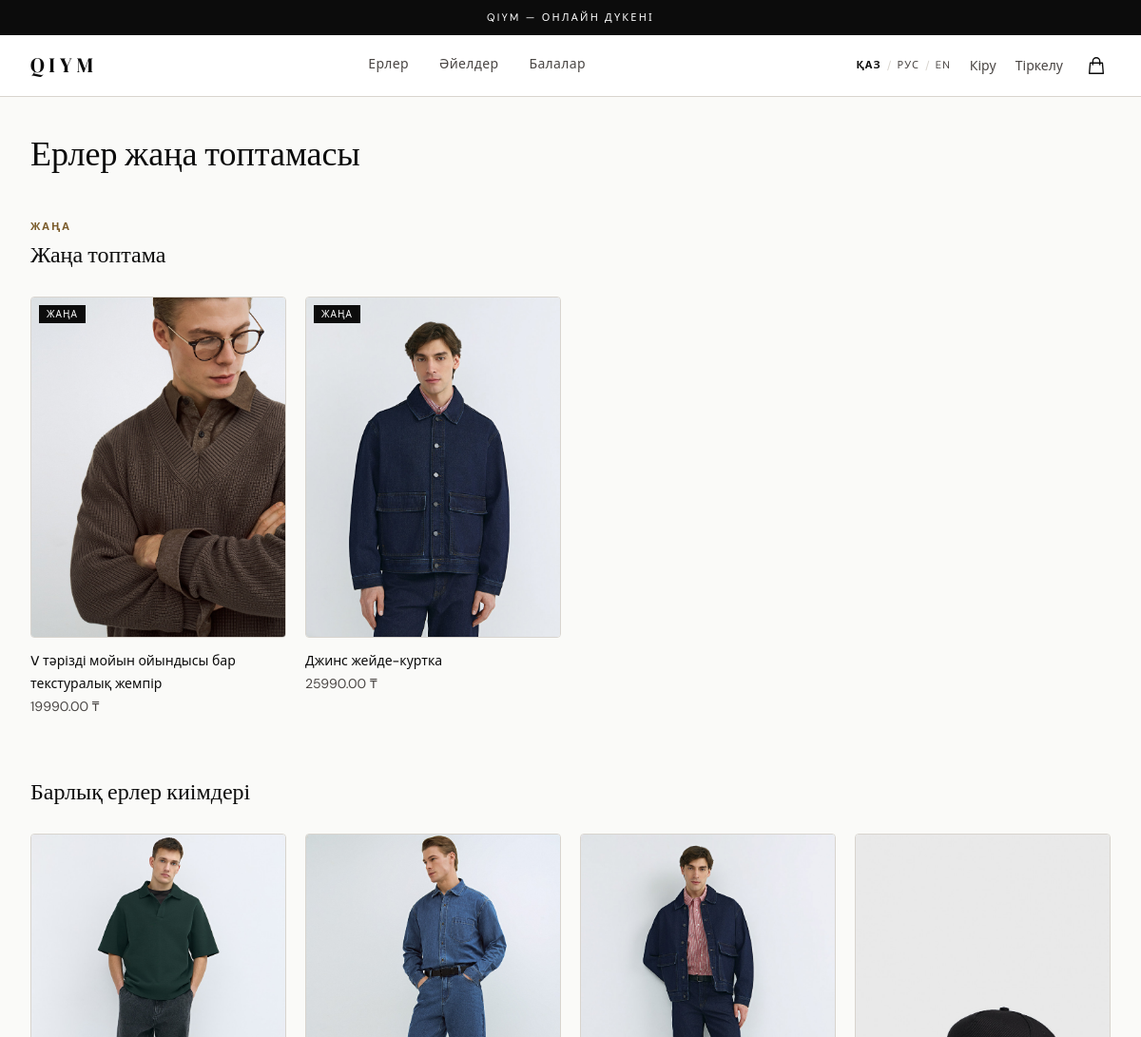
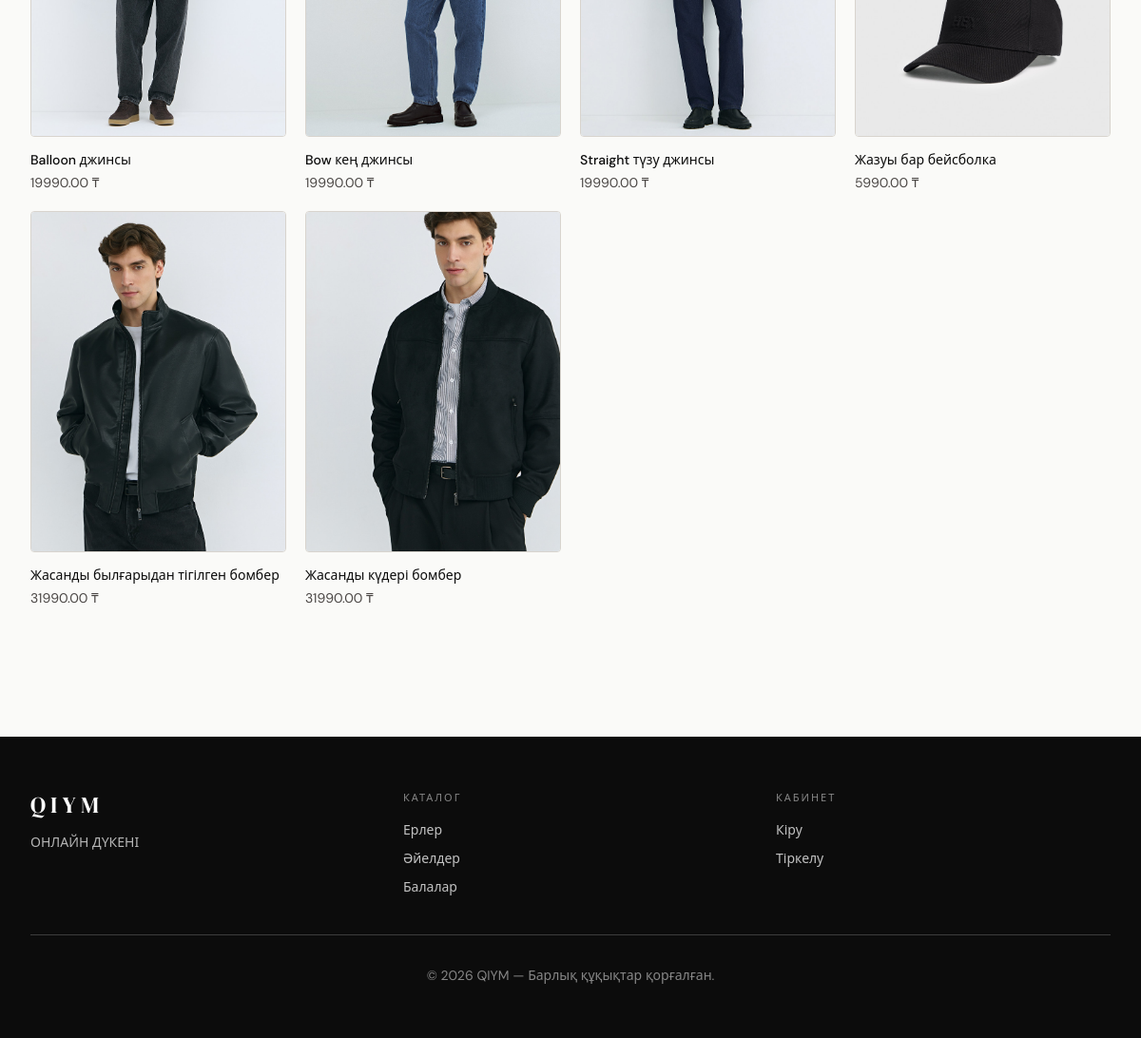
Page /collection/new/erler/ on the committed database (2 pictures, top to bottom).
### shop/models.py (models this page shows, shortened)
class Category(models.Model):
    name = models.CharField(max_length=50, verbose_name="Атауы")
    slug = models.SlugField(unique=True, verbose_name="Сілтеме")
    class Meta:
        verbose_name = "Санат"
        verbose_name_plural = "Санаттар"

class Product(models.Model):
    category = models.ForeignKey(Category, on_delete=models.CASCADE, related_name='products', verbose_name="Санаты")
    name = models.CharField(max_length=200, verbose_name="Атауы")
    description = models.TextField(verbose_name="Сипаттамасы")
    price = models.DecimalField(max_digits=10, decimal_places=2, verbose_name="Бағасы")
    image = models.ImageField(upload_to='products/', verbose_name="Суреті")
    is_new_collection = models.BooleanField(default=False, verbose_name="Жаңа топтама")
    created_at = models.DateTimeField(auto_now_add=True)
    updated_at = models.DateTimeField(auto_now=True)
    class Meta:
        verbose_name = "Киім"
        verbose_name_plural = "Киімдер"

### shop/views.py (the view)
# urls.py: path('collection/new/<slug:category_slug>/', views.category_new_collection, name='category_new_collection'),
def category_new_collection(request, category_slug):
    category = get_object_or_404(Category, slug=category_slug)
    new_products = Product.objects.filter(category=category, is_new_collection=True)
    regular_products = Product.objects.filter(category=category, is_new_collection=False)
    context = {
        'category': category,
        'new_products': new_products,
        'regular_products': regular_products,
    }
    return render(request, 'shop/category_new_collection.html', context)

### shop/context_processors.py (called while the page is built)
def site_context(request):
    categories = Category.objects.all()
    banners = Banner.objects.filter(is_active=True)
    return {
        'categories': categories,
        'banners': banners,
        'current_language': get_language(),
    }

### shop/json_translations.py (called while the page is built)
def _load():
    if _cache:
        return
    base = os.path.join(os.path.dirname(os.path.dirname(__file__)), 'translations')
    for lang in ('kk', 'en', 'ru'):
        with open(os.path.join(base, f'{lang}.json'), encoding='utf-8') as f:
            _cache[lang] = json.load(f)

def t(key, **kwargs):
    _load()
    lang = (get_language() or 'kk')[:2]
    if lang not in _cache:
        lang = 'kk'
    value = _cache[lang].get(key) or _cache['kk'].get(key, key)
    return value.format(**kwargs) if kwargs else value

### shop/templatetags/i18n_tags.py (called while the page is built)
@register.simple_tag
def translate(key, **kwargs):
    return _t(key, **kwargs)

### templates/shop/category_new_collection.html (shortened to what this page needs)
{% extends 'shop/base.html' %}
{% load static %}
{% load i18n_tags %}
{% block content %}
<div class="max-w-7xl mx-auto px-4 lg:px-8 py-10">
    <h1 class="font-serif text-4xl text-q-black mb-12">{% translate "cat_new.heading" cat=category.name %}</h1>
    {% if new_products %}
    <section class="mb-16">
        <div class="mb-7">
            <p class="text-[11px] uppercase tracking-[0.18em] text-q-gold font-semibold mb-1.5">{% translate "cat_new.new_badge" %}</p>
            <h2 class="font-serif text-2xl text-q-black">{% translate "cat_new.new_collection" %}</h2>
        </div>
        <div class="grid grid-cols-2 md:grid-cols-3 lg:grid-cols-4 gap-5">
            {% for product in new_products %}
            <div class="product-card group">
                <div class="overflow-hidden rounded bg-white border border-q-border aspect-[3/4] relative">
                    <a href="{% url 'product_detail' product.pk %}">
                        <img src="{{ product.image.url }}" alt="{{ product.name }}"
                             class="product-img w-full h-full object-cover">
                    </a>
                    <span class="absolute top-2 left-2 bg-q-black text-white text-[10px] px-2 py-0.5 tracking-widest uppercase">{% translate "cat_new.new_badge" %}</span>
                </div>
                <div class="pt-3">
                    <a href="{% url 'product_detail' product.pk %}"
                       class="text-sm font-medium text-q-black hover:text-q-gold transition-colors">{{ product.name }}</a>
                    <p class="text-sm text-q-gray mt-0.5">{{ product.price }} ₸</p>
                </div>
            </div>
            {% endfor %}
        </div>
    </section>
    {% else %}
        <p class="text-q-gray text-sm mb-12">{% translate "cat_new.no_new" cat=category.name %}</p>
    {% endif %}
    <section>
        <h2 class="font-serif text-2xl text-q-black mb-7">{% translate "cat_new.all_clothes" cat=category.name|lower %}</h2>
        {% if regular_products %}
        <div class="grid grid-cols-2 md:grid-cols-3 lg:grid-cols-4 gap-5">
            {% for product in regular_products %}
            <div class="product-card group">
                <div class="overflow-hidden rounded bg-white border border-q-border aspect-[3/4]">
                    <a href="{% url 'product_detail' product.pk %}">
                        <img src="{{ product.image.url }}" alt="{{ product.name }}"
                             class="product-img w-full h-full object-cover">
                    </a>
                </div>
                <div class="pt-3">
                    <a href="{% url 'product_detail' product.pk %}"
                       class="text-sm font-medium text-q-black hover:text-q-gold transition-colors">{{ product.name }}</a>
                    <p class="text-sm text-q-gray mt-0.5">{{ product.price }} ₸</p>
                </div>
            </div>
            {% endfor %}
        </div>
        {% else %}
        <p class="text-q-gray text-sm">{% translate "cat_new.no_products" cat=category.name %}</p>
        {% endif %}
    </section>
</div>
{% endblock %}

### templates/shop/base.html (shortened to what this page needs)
{% load i18n_tags %}
<!DOCTYPE html>
<html lang="{{ current_language }}">
<head>
    <link rel="stylesheet" href="https://cdn.jsdelivr.net/npm/swiper@11/swiper-bundle.min.css" />
    <script src="https://cdn.tailwindcss.com"></script>
</head>
<body class="bg-q-cream font-sans flex flex-col min-h-screen text-q-black">
    <div class="bg-q-black text-white text-center py-2.5 text-[11px] tracking-[0.2em] uppercase select-none">
        QIYM — {% translate "nav.site_subtitle" %}
    </div>
    <header class="bg-white border-b border-q-border sticky top-0 z-50">
        <div class="max-w-7xl mx-auto px-4 lg:px-8">
            <div class="flex items-center justify-between h-16">
                <a href="{% url 'home' %}" class="flex-shrink-0 group">
                    <span class="font-serif text-[22px] tracking-[0.22em] text-q-black group-hover:text-q-gold transition-colors duration-200">QIYM</span>
                </a>
                <nav class="hidden md:flex items-center gap-8">
                    {% for category in categories %}
                        <a href="{% url 'home' %}?category={{ category.slug }}"
                           class="nav-link relative text-sm tracking-wide pb-1 transition-colors duration-200
                                  {% if selected_category == category.slug %}text-q-black font-medium active{% else %}text-q-gray hover:text-q-black{% endif %}">
                            {{ category.name }}
                        </a>
                    {% endfor %}
                </nav>
                <div class="flex items-center gap-5">
                    <form method="post" action="{% url 'set_language' %}" class="hidden lg:flex items-center gap-1">
                        <button name="language" value="kk"
                                class="text-[11px] tracking-widest uppercase py-0.5 transition-colors
                                       {% if current_language == 'kk' %}text-q-black font-semibold{% else %}text-q-gray hover:text-q-black{% endif %}">ҚАЗ</button>
                        <span class="text-q-border text-xs mx-0.5">/</span>
                        <button name="language" value="ru"
                                class="text-[11px] tracking-widest uppercase py-0.5 transition-colors
                                       {% if current_language == 'ru' %}text-q-black font-semibold{% else %}text-q-gray hover:text-q-black{% endif %}">РУС</button>
                        <span class="text-q-border text-xs mx-0.5">/</span>
                        <button name="language" value="en"
                                class="text-[11px] tracking-widest uppercase py-0.5 transition-colors
                                       {% if current_language == 'en' %}text-q-black font-semibold{% else %}text-q-gray hover:text-q-black{% endif %}">EN</button>
                    </form>
                    {% if user.is_authenticated %}
                        <a href="{% url 'profile' %}" class="hidden md:block text-sm text-q-gray hover:text-q-black transition-colors">{% translate "nav.cabinet" %}</a>
                        <a href="{% url 'logout' %}" class="hidden md:block text-sm text-q-gray hover:text-q-black transition-colors">{% translate "nav.logout" %}</a>
                    {% else %}
                        <a href="{% url 'login' %}" class="hidden md:block text-sm text-q-gray hover:text-q-black transition-colors">{% translate "nav.login" %}</a>
                        <a href="{% url 'signup' %}" class="hidden md:block text-sm text-q-gray hover:text-q-black transition-colors">{% translate "nav.signup" %}</a>
                    {% endif %}
                    <a href="{% url 'cart_detail' %}" class="relative p-1 text-q-black hover:opacity-60 transition-opacity">
                        <svg xmlns="http://www.w3.org/2000/svg" class="h-[22px] w-[22px]" fill="none" viewBox="0 0 24 24" stroke="currentColor" stroke-width="1.5">
                            <path stroke-linecap="round" stroke-linejoin="round" d="M16 11V7a4 4 0 00-8 0v4M5 9h14l1 12H4L5 9z" />
                        </svg>
                    </a>
                </div>
            </div>
        </div>
    </header>
    <main class="flex-grow w-full">
        {% block content %}{% endblock %}
    </main>
    <footer class="bg-q-black text-white mt-24">
        <div class="max-w-7xl mx-auto px-4 lg:px-8 py-14">
            <div class="grid grid-cols-1 md:grid-cols-3 gap-10 pb-10 border-b border-white/20">
                <div>
                    <span class="font-serif text-2xl tracking-[0.22em]">QIYM</span>
                    <p class="text-white/70 text-sm mt-3 leading-relaxed">{% translate "nav.site_subtitle" %}</p>
                </div>
                <div>
                    <p class="text-[11px] uppercase tracking-[0.18em] text-white/50 mb-4">Каталог</p>
                    <div class="flex flex-col gap-2.5">
                        {% for category in categories %}
                            <a href="{% url 'home' %}?category={{ category.slug }}" class="text-sm text-white/75 hover:text-white transition-colors">{{ category.name }}</a>
                        {% endfor %}
                    </div>
                </div>
                <div>
                    <p class="text-[11px] uppercase tracking-[0.18em] text-white/50 mb-4">{% translate "nav.cabinet" %}</p>
                    <div class="flex flex-col gap-2.5">
                        {% if user.is_authenticated %}
                            <a href="{% url 'profile' %}" class="text-sm text-white/75 hover:text-white transition-colors">{% translate "nav.cabinet" %}</a>
                            <a href="{% url 'cart_detail' %}" class="text-sm text-white/75 hover:text-white transition-colors">{% translate "cart.title" %}</a>
                            <a href="{% url 'logout' %}" class="text-sm text-white/75 hover:text-white transition-colors">{% translate "nav.logout" %}</a>
                        {% else %}
                            <a href="{% url 'login' %}" class="text-sm text-white/75 hover:text-white transition-colors">{% translate "nav.login" %}</a>
                            <a href="{% url 'signup' %}" class="text-sm text-white/75 hover:text-white transition-colors">{% translate "nav.signup" %}</a>
                        {% endif %}
                    </div>
                </div>
            </div>
            <p class="text-white/50 text-sm text-center pt-8">&copy; 2026 QIYM — {% translate "nav.footer" %}</p>
        </div>
    </footer>
</body>
</html>

### templates/shop/base.html (style rules this page uses)
body { font-family: 'DM Sans', system-ui, sans-serif; }
.nav-link::after { content: ''; position: absolute; bottom: -4px; left: 0; width: 0; height: 1px; background: #0C0C0C; transition: width 0.25s ease; }
.product-img { transition: transform 0.5s ease; }

### rows in the picture
Category: name "Ерлер"
Category: name "Әйелдер"
Category: name "Балалар"
Product: image (picture), name "V тәрізді мойын ойындысы бар текстуралық жемпір", price "19990.00"
Product: image (picture), name "Джинс жейде-куртка", price "25990.00"
Product: image (picture), name "Balloon джинсы", price "19990.00"
Product: image (picture), name "Bow кең джинсы", price "19990.00"
Product: image (picture), name "Straight түзу джинсы", price "19990.00"
Product: image (picture), name "Жазуы бар бейсболка", price "5990.00"
Product: image (picture), name "Жасанды былғарыдан тігілген бомбер", price "31990.00"
Product: image (picture), name "Жасанды күдері бомбер", price "31990.00"
